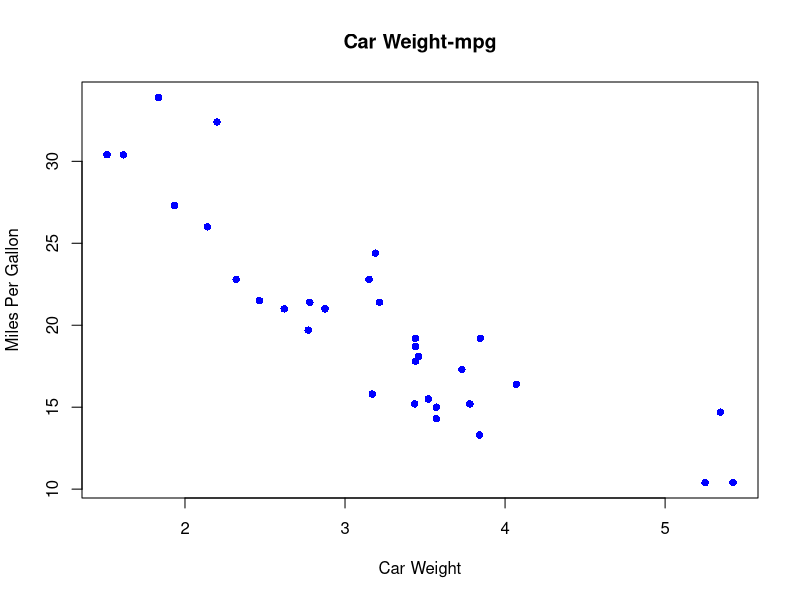
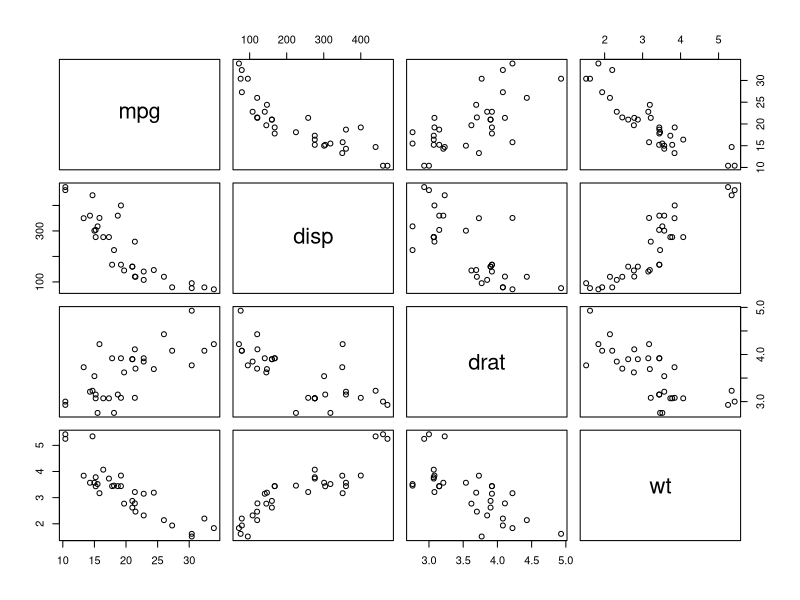
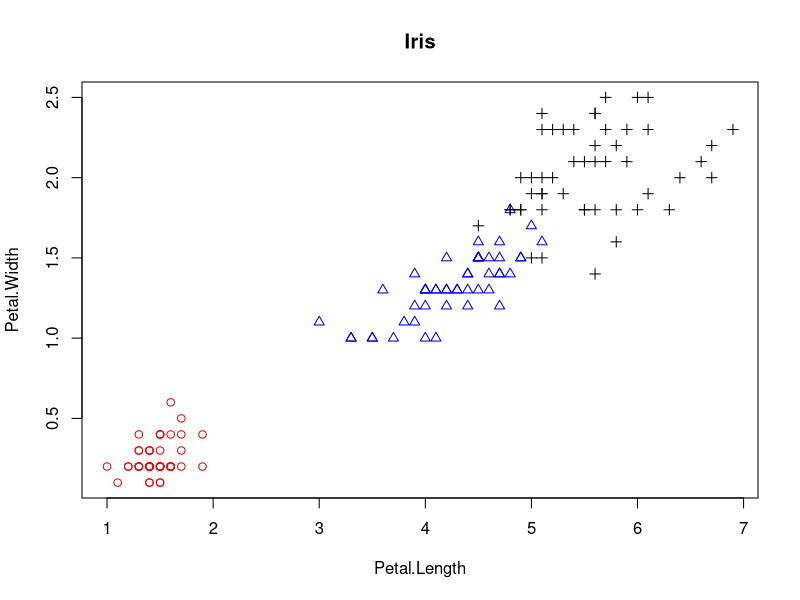

The R source for these figures, in order:
# 1. mtcars
head(mtcars)

# wt : weight of car
# mpg : miles per gallon
wt <- mtcars$wt
mpg <- mtcars$mpg

# Visualization of Data Distributions - Scatter Plot
plot(wt, mpg, main = "Car Weight-mpg", 
     xlab = "Car Weight", ylab = "Miles Per Gallon",             
     col="blue", pch = 16)                                  

# Multi Plotting - pairs()
var <- c("mpg", "disp", "drat", "wt")
data <- mtcars[,var]
pairs(data)



# 2. iris
head(iris)

# Visualization of Data Distributions - Scatter Plot
iris.2 <- iris[,3:4] 
point <- as.numeric(iris$Species)
color <- c("red","blue","black")
plot(iris.2, main = "Iris", pch = c(point), col = color[point])

# Correlation analysis
cor(iris[,1:4])
cor(iris$Sepal.Length, iris$Petal.Length)